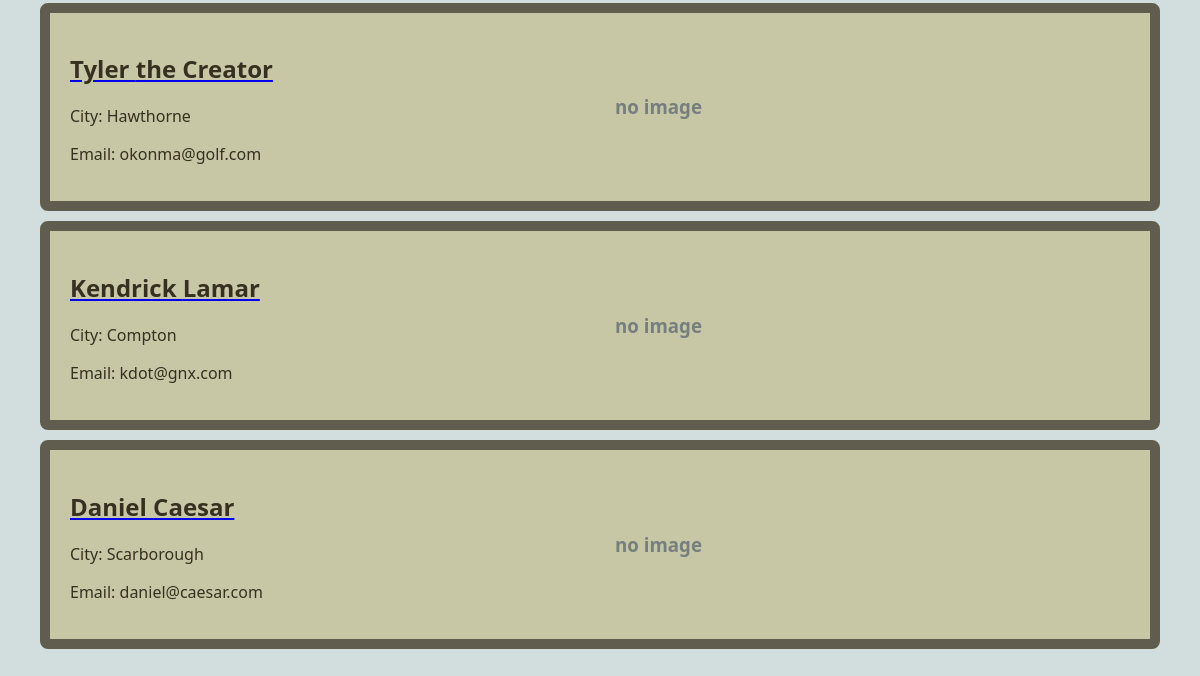
Page /mini_fb/ (lower part) on the earlier database version.
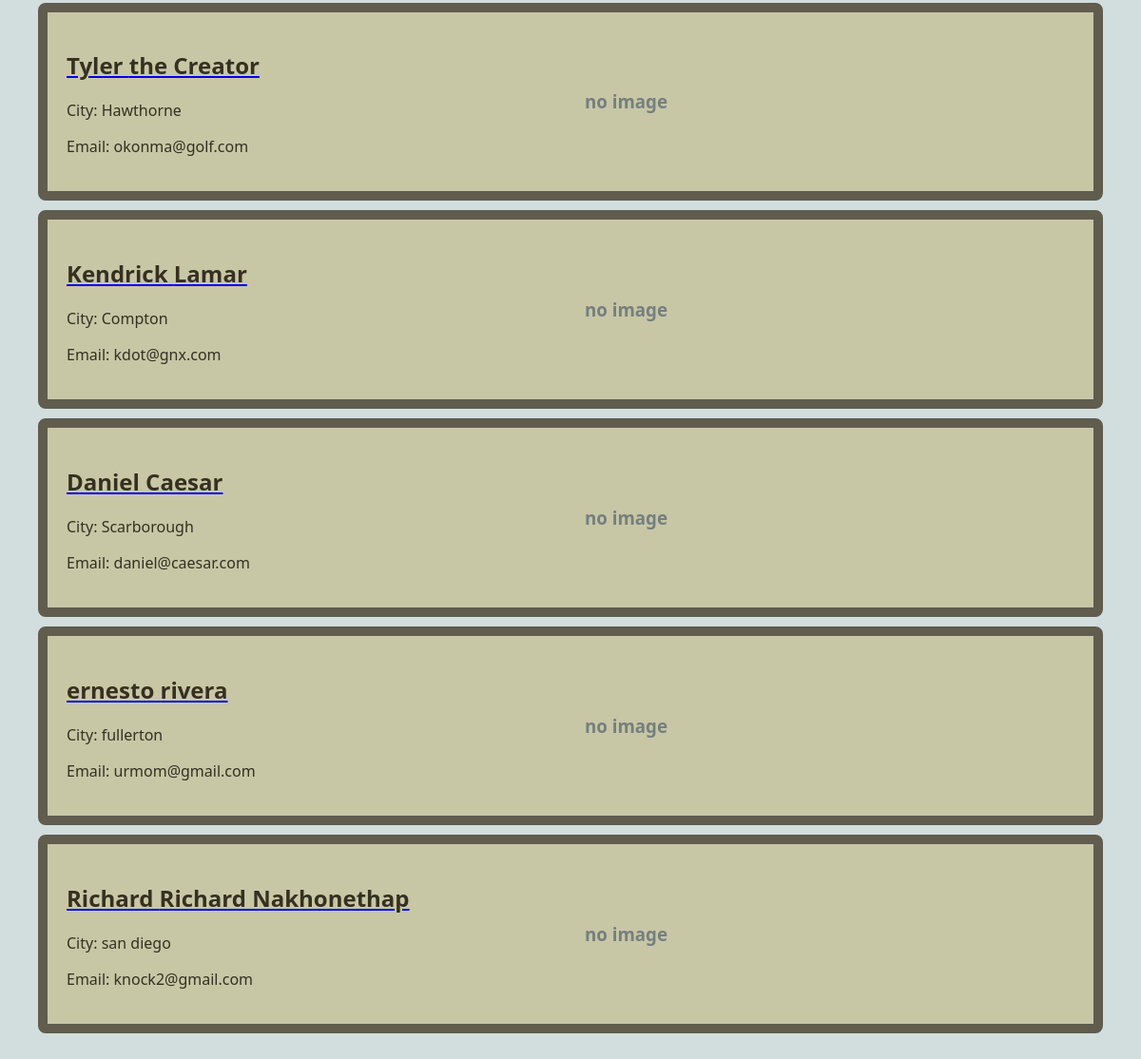
Same page on the later database version.
### mini_fb/models.py (models this page shows, shortened)
class Profile(models.Model):
    first_name = models.TextField(blank=True)
    last_name = models.TextField(blank=True)
    city = models.TextField(blank=True)
    email = models.EmailField(blank=True)
    profile_image = models.ImageField(blank=True) # an actual image

### mini_fb/views.py (the view)
# urls.py: path('', ShowAllProfilesView.as_view(), name='show_all_profiles'), # generic class-based view
class ShowAllProfilesView(ListView):
    model = Profile
    template_name = "mini_fb/show_all_profiles.html"
    context_object_name = "profiles"

### mini_fb/templates/mini_fb/show_all_profiles.html (shortened to what this page needs)
{% extends 'mini_fb/base.html' %}
{% block content %}
<div class="profiles-container">
    {% for profile in profiles %}
    <div class="profile-row">
        <div class="profile-info" style="text-align: left;">
            <a href="{% url 'profile' profile.pk %}">
                <h2>{{profile.first_name}} {{profile.last_name}}</h2>
            </a>
            <p>City: {{profile.city}}</p>
            <p>Email: {{profile.email}}</p>
        </div>
        {% if profile.profile_image %}
        <div class="profile-image" style="text-align: right;">
            <a href="{% url 'profile' profile.pk %}">
                <img src="{{profile.profile_image.url}}" alt="Profile photo of {{profile.first_name}}">
            </a>
        </div>
        {% else %}
        <h3>no image</h3>
        {% endif %}
    </div>
    {% endfor %}
</div>
{% endblock %}

Differences in the rows shown:
added Profile: first_name "ernesto", last_name "rivera", city "fullerton", email "urmom@gmail.com", profile_image "no image"
added Profile: first_name "Richard", last_name "Richard Nakhonethap", city "san diego", email "knock2@gmail.com", profile_image "no image"
